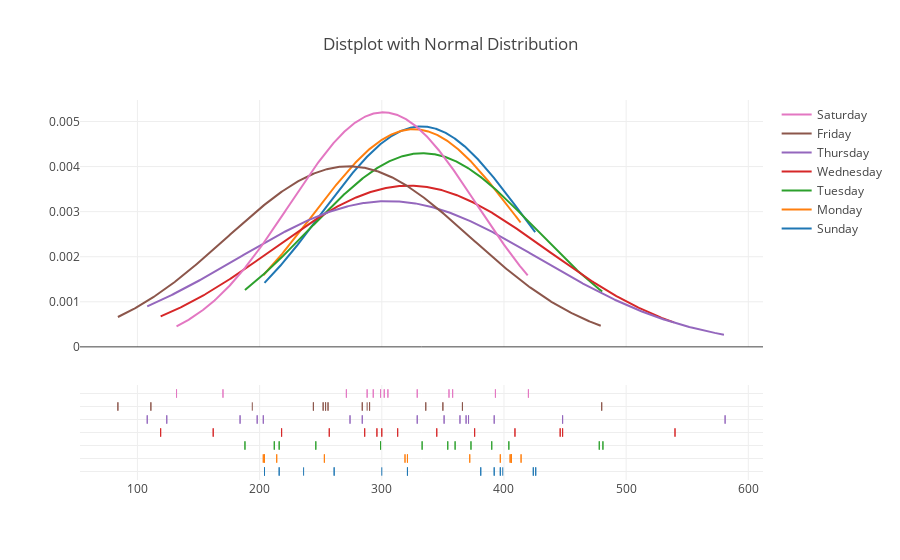

This figure's notebook cell:
### Code cell
fig = ff.create_distplot(dow_data, dow_names, curve_type='normal',bin_size=100, show_hist=False)
fig['layout'].update(title='Distplot with Normal Distribution')
plotly.offline.iplot(fig, filename='Distplot with Normal Curve')

### Figure 1 — Plotly figure (JSON) as saved in the notebook; plotly's stock layout.template omitted (floating-point values rounded to 4 significant figures; data arrays with more than 128 entries replaced by an {"elided": "..."} marker saying what was removed)
{"data": [{"legendgroup": "Sunday", "marker": {"color": "rgb(31, 119, 180)"}, "mode": "lines", "name": "Sunday", "showlegend": true, "type": "scatter", "uid": "3ef19386-aacd-47d5-8771-38cb397ae142", "x": {"elided": "500 float values"}, "xaxis": "x", "y": {"elided": "500 float values"}, "yaxis": "y"}, {"legendgroup": "Monday", "marker": {"color": "rgb(255, 127, 14)"}, "mode": "lines", "name": "Monday", "showlegend": true, "type": "scatter", "uid": "14108b6d-6efc-4fd8-9ecc-4bfd0a725473", "x": {"elided": "500 float values"}, "xaxis": "x", "y": {"elided": "500 float values"}, "yaxis": "y"}, {"legendgroup": "Tuesday", "marker": {"color": "rgb(44, 160, 44)"}, "mode": "lines", "name": "Tuesday", "showlegend": true, "type": "scatter", "uid": "e14c57fe-baeb-4c13-9ecc-301979a48d69", "x": {"elided": "500 float values"}, "xaxis": "x", "y": {"elided": "500 float values"}, "yaxis": "y"}, {"legendgroup": "Wednesday", "marker": {"color": "rgb(214, 39, 40)"}, "mode": "lines", "name": "Wednesday", "showlegend": true, "type": "scatter", "uid": "ae5d919a-2e40-42f6-9988-585bceddfe83", "x": {"elided": "500 float values"}, "xaxis": "x", "y": {"elided": "500 float values"}, "yaxis": "y"}, {"legendgroup": "Thursday", "marker": {"color": "rgb(148, 103, 189)"}, "mode": "lines", "name": "Thursday", "showlegend": true, "type": "scatter", "uid": "0e938436-bb15-45c6-8f33-20ec66fd8cda", "x": {"elided": "500 float values"}, "xaxis": "x", "y": {"elided": "500 float values"}, "yaxis": "y"}, {"legendgroup": "Friday", "marker": {"color": "rgb(140, 86, 75)"}, "mode": "lines", "name": "Friday", "showlegend": true, "type": "scatter", "uid": "43f77e41-ff91-481b-ae86-a3e116f672ca", "x": {"elided": "500 float values"}, "xaxis": "x", "y": {"elided": "500 float values"}, "yaxis": "y"}, {"legendgroup": "Saturday", "marker": {"color": "rgb(227, 119, 194)"}, "mode": "lines", "name": "Saturday", "showlegend": true, "type": "scatter", "uid": "85ec80d1-b6ac-48b4-a489-ff8818eadc83", "x": {"elided": "500 float values"}, "xaxis": "x", "y": {"elided": "500 float values"}, "yaxis": "y"}, {"legendgroup": "Sunday", "marker": {"color": "rgb(31, 119, 180)", "symbol": "line-ns-open"}, "mode": "markers", "name": "Sunday", "showlegend": false, "type": "scatter", "uid": "a8626be0-9a8c-4596-a5d6-30f8d15654ec", "x": [261, 261, 216, 216, 204, 204, 399, 397, 397, 392, 392, 300, 426, 426, 321, 321, 236, 381, 381, 424, 424], "xaxis": "x", "y": ["Sunday", "Sunday", "Sunday", "Sunday", "Sunday", "Sunday", "Sunday", "Sunday", "Sunday", "Sunday", "Sunday", "Sunday", "Sunday", "Sunday", "Sunday", "Sunday", "Sunday", "Sunday", "Sunday", "Sunday", "Sunday"], "yaxis": "y2"}, {"legendgroup": "Monday", "marker": {"color": "rgb(255, 127, 14)", "symbol": "line-ns-open"}, "mode": "markers", "name": "Monday", "showlegend": false, "type": "scatter", "uid": "8bd1ccc6-9ab6-452b-9d89-1698a733c826", "x": [214, 214, 203, 203, 204, 204, 397, 397, 321, 321, 319, 319, 414, 414, 406, 406, 406, 406, 253, 253, 372, 372, 405, 405], "xaxis": "x", "y": ["Monday", "Monday", "Monday", "Monday", "Monday", "Monday", "Monday", "Monday", "Monday", "Monday", "Monday", "Monday", "Monday", "Monday", "Monday", "Monday", "Monday", "Monday", "Monday", "Monday", "Monday", "Monday", "Monday", "Monday"], "yaxis": "y2"}, {"legendgroup": "Tuesday", "marker": {"color": "rgb(44, 160, 44)", "symbol": "line-ns-open"}, "mode": "markers", "name": "Tuesday", "showlegend": false, "type": "scatter", "uid": "419925e6-2bc2-4149-bcba-2e776cdeff22", "x": [188, 188, 212, 212, 333, 333, 216, 216, 373, 373, 246, 246, 390, 390, 404, 404, 481, 481, 360, 360, 299, 299, 354, 354, 478, 478], "xaxis": "x", "y": ["Tuesday", "Tuesday", "Tuesday", "Tuesday", "Tuesday", "Tuesday", "Tuesday", "Tuesday", "Tuesday", "Tuesday", "Tuesday", "Tuesday", "Tuesday", "Tuesday", "Tuesday", "Tuesday", "Tuesday", "Tuesday", "Tuesday", "Tuesday", "Tuesday", "Tuesday", "Tuesday", "Tuesday", "Tuesday", "Tuesday"], "yaxis": "y2"}, {"legendgroup": "Wednesday", "marker": {"color": "rgb(214, 39, 40)", "symbol": "line-ns-open"}, "mode": "markers", "name": "Wednesday", "showlegend": false, "type": "scatter", "uid": "b17d2e7c-aa40-43fa-8b5b-854470d8aabc", "x": [119, 119, 162, 162, 300, 300, 218, 218, 313, 313, 296, 296, 286, 286, 409, 409, 446, 446, 540, 540, 345, 345, 257, 257, 376, 376, 448, 448], "xaxis": "x", "y": ["Wednesday", "Wednesday", "Wednesday", "Wednesday", "Wednesday", "Wednesday", "Wednesday", "Wednesday", "Wednesday", "Wednesday", "Wednesday", "Wednesday", "Wednesday", "Wednesday", "Wednesday", "Wednesday", "Wednesday", "Wednesday", "Wednesday", "Wednesday", "Wednesday", "Wednesday", "Wednesday", "Wednesday", "Wednesday", "Wednesday", "Wednesday", "Wednesday"], "yaxis": "y2"}, {"legendgroup": "Thursday", "marker": {"color": "rgb(148, 103, 189)", "symbol": "line-ns-open"}, "mode": "markers", "name": "Thursday", "showlegend": false, "type": "scatter", "uid": "c84df9d3-8c04-46f4-b92d-2dcc1a087e78", "x": [108, 108, 124, 124, 284, 284, 198, 198, 364, 364, 184, 184, 203, 203, 274, 274, 448, 448, 581, 581, 351, 351, 329, 329, 371, 371, 369, 369, 392, 392], "xaxis": "x", "y": ["Thursday", "Thursday", "Thursday", "Thursday", "Thursday", "Thursday", "Thursday", "Thursday", "Thursday", "Thursday", "Thursday", "Thursday", "Thursday", "Thursday", "Thursday", "Thursday", "Thursday", "Thursday", "Thursday", "Thursday", "Thursday", "Thursday", "Thursday", "Thursday", "Thursday", "Thursday", "Thursday", "Thursday", "Thursday", "Thursday"], "yaxis": "y2"}, {"legendgroup": "Friday", "marker": {"color": "rgb(140, 86, 75)", "symbol": "line-ns-open"}, "mode": "markers", "name": "Friday", "showlegend": false, "type": "scatter", "uid": "a4b1e446-e6b7-4564-b7ab-82b0329ed668", "x": [111, 111, 84, 84, 284, 284, 252, 252, 244, 244, 194, 288, 350, 350, 480, 480, 256, 256, 254, 254, 290, 290, 366, 366, 336, 336], "xaxis": "x", "y": ["Friday", "Friday", "Friday", "Friday", "Friday", "Friday", "Friday", "Friday", "Friday", "Friday", "Friday", "Friday", "Friday", "Friday", "Friday", "Friday", "Friday", "Friday", "Friday", "Friday", "Friday", "Friday", "Friday", "Friday", "Friday", "Friday"], "yaxis": "y2"}, {"legendgroup": "Saturday", "marker": {"color": "rgb(227, 119, 194)", "symbol": "line-ns-open"}, "mode": "markers", "name": "Saturday", "showlegend": false, "type": "scatter", "uid": "cd910f90-e466-42b1-8d8a-ab6d5fefe361", "x": [132, 132, 170, 170, 293, 293, 302, 302, 305, 305, 299, 299, 329, 329, 355, 355, 288, 288, 271, 271, 393, 393, 420, 420, 358, 358], "xaxis": "x", "y": ["Saturday", "Saturday", "Saturday", "Saturday", "Saturday", "Saturday", "Saturday", "Saturday", "Saturday", "Saturday", "Saturday", "Saturday", "Saturday", "Saturday", "Saturday", "Saturday", "Saturday", "Saturday", "Saturday", "Saturday", "Saturday", "Saturday", "Saturday", "Saturday", "Saturday", "Saturday"], "yaxis": "y2"}], "layout": {"barmode": "overlay", "hovermode": "closest", "legend": {"traceorder": "reversed"}, "title": {"text": "Distplot with Normal Distribution"}, "xaxis": {"anchor": "y2", "domain": [0, 1], "zeroline": false}, "yaxis": {"anchor": "free", "domain": [0.35, 1], "position": 0}, "yaxis2": {"anchor": "x", "domain": [0, 0.25], "dtick": 1, "showticklabels": false}}}
